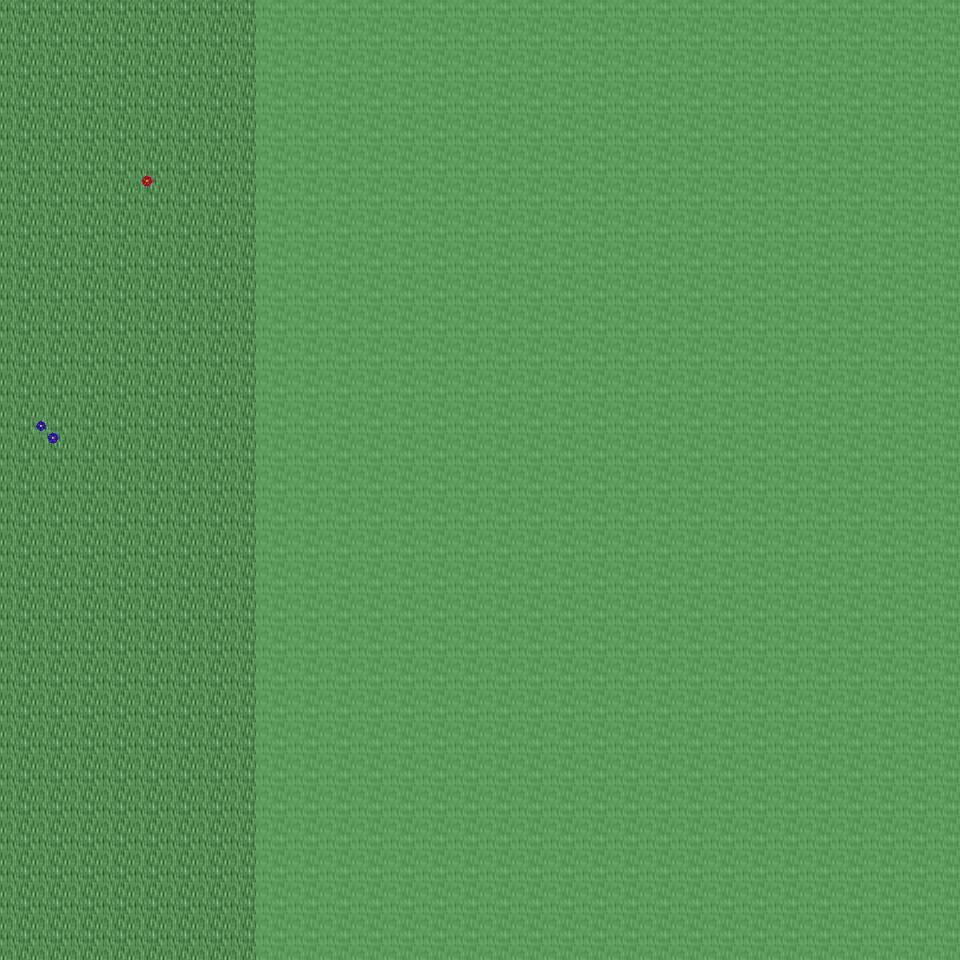

This game map was drawn from its Tiled (.tmx) file and the tilesets committed beside it. A one-line description and the trimmed map source follow:
An orthogonal 30x30 tile map with 32x32 px tiles, 6 tile layers (Ground, Object, Object2, Above, ...), 39 tilesets and 3 objects (3x mapchange).

<map version="1.0" orientation="orthogonal" renderorder="right-down" width="30" height="30" tilewidth="32" tileheight="32" nextobjectid="4">
  <tileset firstgid="1" name="tileset_ground_ground" tilewidth="32" tileheight="32" tilecount="33" columns="3">
    <image source="../drawable/tileset_ground_ground.png" width="96" height="352" />
  </tileset>
  <tileset firstgid="34" name="tileset_building_wall_old_wood" tilewidth="32" tileheight="32" tilecount="9" columns="3">
    <image source="../drawable/tileset_building_wall_old_wood.png" width="96" height="96" />
  </tileset>
  <tileset firstgid="43" name="tileset_building_fence_fence_wooden" tilewidth="32" tileheight="32" tilecount="12" columns="3">
    <image source="../drawable/tileset_building_fence_fence_wooden.png" width="96" height="128" />
  </tileset>
  <tileset firstgid="55" name="tileset_building_fence_fence_chunky" tilewidth="32" tileheight="32" tilecount="21" columns="3">
    <image source="../drawable/tileset_building_fence_fence_chunky.png" width="96" height="224" />
  </tileset>
  <tileset firstgid="76" name="tileset_plant_stump_stump_brown" tilewidth="32" tileheight="32" tilecount="4" columns="2">
    <image source="../drawable/tileset_plant_stump_stump_brown.png" width="64" height="64" />
  </tileset>
  <tileset firstgid="80" name="tileset_ground_earth_edges" tilewidth="32" tileheight="32" tilecount="18" columns="6">
    <image source="../drawable/tileset_ground_earth_edges.png" width="192" height="96" />
  </tileset>
  <tileset firstgid="98" name="tileset_ground_grass_corners" tilewidth="32" tileheight="32" tilecount="24" columns="6">
    <image source="../drawable/tileset_ground_grass_corners.png" width="192" height="128" />
  </tileset>
  <tileset firstgid="122" name="tileset_ground_grass_edges" tilewidth="32" tileheight="32" tilecount="36" columns="12">
    <image source="../drawable/tileset_ground_grass_edges.png" width="384" height="96" />
  </tileset>
  <tileset firstgid="158" name="tileset_plant_tree_apple_tree" tilewidth="32" tileheight="32" tilecount="9" columns="3">
    <image source="../drawable/tileset_plant_tree_apple_tree.png" width="96" height="96" />
  </tileset>
  <tileset firstgid="167" name="tileset_plant_tree_chestnut_tree" tilewidth="32" tileheight="32" tilecount="20" columns="4">
    <image source="../drawable/tileset_plant_tree_chestnut_tree.png" width="128" height="160" />
  </tileset>
  <tileset firstgid="187" name="tileset_plant_tree_crack_willow" tilewidth="32" tileheight="32" tilecount="20" columns="4">
    <image source="../drawable/tileset_plant_tree_crack_willow.png" width="128" height="160" />
  </tileset>
  <tileset firstgid="207" name="tileset_furniture_chair_bench_iron" tilewidth="32" tileheight="32" tilecount="4" columns="2">
    <image source="../drawable/tileset_furniture_chair_bench_iron.png" width="64" height="64" />
  </tileset>
  <tileset firstgid="211" name="tileset_furniture_chair_bench_iron_reverse" tilewidth="32" tileheight="32" tilecount="4" columns="2">
    <image source="../drawable/tileset_furniture_chair_bench_iron_reverse.png" width="64" height="64" />
  </tileset>
  <tileset firstgid="215" name="tileset_object_hay_cart" tilewidth="32" tileheight="32" tilecount="1" columns="1">
    <image source="../drawable/tileset_object_hay_cart.png" width="32" height="32" />
  </tileset>
  <tileset firstgid="216" name="tileset_building_wall_walls_siding" tilewidth="32" tileheight="32" tilecount="16" columns="4">
    <image source="../drawable/tileset_building_wall_walls_siding.png" width="128" height="128" />
  </tileset>
  <tileset firstgid="232" name="tileset_building_roof_brown" tilewidth="32" tileheight="32" tilecount="20" columns="5">
    <image source="../drawable/tileset_building_roof_brown.png" width="160" height="128" />
  </tileset>
  <tileset firstgid="252" name="tileset_building_door_door" tilewidth="32" tileheight="32" tilecount="6" columns="3">
    <image source="../drawable/tileset_building_door_door.png" width="96" height="64" />
  </tileset>
  <tileset firstgid="258" name="tileset_item_tools" tilewidth="32" tileheight="32" tilecount="9" columns="3">
    <image source="../drawable/tileset_item_tools.png" width="96" height="96" />
  </tileset>
  <tileset firstgid="267" name="tileset_ground_cobbled_paving" tilewidth="32" tileheight="32" tilecount="1" columns="1">
    <image source="../drawable/tileset_ground_cobbled_paving.png" width="32" height="32" />
  </tileset>
  <tileset firstgid="268" name="tileset_item_bazaar_produce" tilewidth="32" tileheight="32" tilecount="4" columns="2">
    <image source="../drawable/tileset_item_bazaar_produce.png" width="64" height="64" />
  </tileset>
  <tileset firstgid="272" name="tileset_item_sacks" tilewidth="32" tileheight="32" tilecount="2" columns="2">
    <image source="../drawable/tileset_item_sacks.png" width="64" height="32" />
  </tileset>
  <tileset firstgid="274" name="tileset_building_barnyard" tilewidth="32" tileheight="32" tilecount="200" columns="8">
    <image source="../drawable/tileset_building_barnyard.png" width="256" height="800" />
  </tileset>
  <tileset firstgid="474" name="tileset_plant_flower_planted_containers" tilewidth="32" tileheight="32" tilecount="16" columns="4">
    <image source="../drawable/tileset_plant_flower_planted_containers.png" width="128" height="128" />
  </tileset>
  <tileset firstgid="490" name="tileset_furniture_chair_wooden_rustic" tilewidth="32" tileheight="32" tilecount="8" columns="4">
    <image source="../drawable/tileset_furniture_chair_wooden_rustic.png" width="128" height="64" />
  </tileset>
  <tileset firstgid="498" name="tileset_furniture_table_brick_base" tilewidth="32" tileheight="32" tilecount="3" columns="3">
    <image source="../drawable/tileset_furniture_table_brick_base.png" width="96" height="32" />
  </tileset>
  <tileset firstgid="501" name="tileset_building_stairs_wooden_stairs" tilewidth="32" tileheight="32" tilecount="9" columns="3">
    <image source="../drawable/tileset_building_stairs_wooden_stairs.png" width="96" height="96" />
  </tileset>
  <tileset firstgid="510" name="tileset_plant_tree_maple_tree" tilewidth="32" tileheight="32" tilecount="72" columns="8">
    <image source="../drawable/tileset_plant_tree_maple_tree.png" width="256" height="288" />
  </tileset>
  <tileset firstgid="582" name="tileset_building_decoration_chimney_big" tilewidth="32" tileheight="32" tilecount="2" columns="1">
    <image source="../drawable/tileset_building_decoration_chimney_big.png" width="32" height="64" />
  </tileset>
  <tileset firstgid="584" name="tileset_logic_collision" tilewidth="32" tileheight="32" tilecount="1" columns="1">
    <image source="../drawable/tileset_logic_collision.png" width="32" height="32" />
  </tileset>
  <tileset firstgid="585" name="tileset_plant_bush_bushes" tilewidth="32" tileheight="32" tilecount="10" columns="5">
    <image source="../drawable/tileset_plant_bush_bushes.png" width="160" height="64" />
  </tileset>
  <tileset firstgid="595" name="tileset_plant_flower_daisy_blue" tilewidth="32" tileheight="32" tilecount="8" columns="2">
    <image source="../drawable/tileset_plant_flower_daisy_blue.png" width="64" height="128" />
  </tileset>
  <tileset firstgid="603" name="tileset_plant_flower_daisy_red" tilewidth="32" tileheight="32" tilecount="8" columns="2">
    <image source="../drawable/tileset_plant_flower_daisy_red.png" width="64" height="128" />
  </tileset>
  <tileset firstgid="611" name="tileset_plant_flower_daisy_white" tilewidth="32" tileheight="32" tilecount="8" columns="2">
    <image source="../drawable/tileset_plant_flower_daisy_white.png" width="64" height="128" />
  </tileset>
  <tileset firstgid="619" name="tileset_plant_flower_daisy_yellow" tilewidth="32" tileheight="32" tilecount="8" columns="2">
    <image source="../drawable/tileset_plant_flower_daisy_yellow.png" width="64" height="128" />
  </tileset>
  <tileset firstgid="627" name="tileset_plant_tree_tree_darkgreen" tilewidth="32" tileheight="32" tilecount="88" columns="8">
    <image source="../drawable/tileset_plant_tree_tree_darkgreen.png" width="256" height="352" />
  </tileset>
  <tileset firstgid="715" name="tileset_ground_green_paving" tilewidth="32" tileheight="32" tilecount="18" columns="3">
    <image source="../drawable/tileset_ground_green_paving.png" width="96" height="192" />
  </tileset>
  <tileset firstgid="733" name="tileset_item_hen_nest" tilewidth="32" tileheight="32" tilecount="1" columns="1">
    <image source="../drawable/tileset_item_hen_nest.png" width="32" height="32" />
  </tileset>
  <tileset firstgid="734" name="tileset_item_firewood" tilewidth="32" tileheight="32" tilecount="12" columns="3">
    <image source="../drawable/tileset_item_firewood.png" width="96" height="128" />
  </tileset>
  <tileset firstgid="746" name="tileset_furniture_sink_manger" tilewidth="32" tileheight="32" tilecount="18" columns="6">
    <image source="../drawable/tileset_furniture_sink_manger.png" width="192" height="96" />
  </tileset>
  <layer name="Ground" width="30" height="30">
    <data>[900 cells, 900 non-empty, 2 distinct tile ids]</data>
  </layer>
  <layer name="Object" width="30" height="30">
    <data>[900 cells, 135 non-empty, 21 distinct tile ids]</data>
  </layer>
  <layer name="Object2" width="30" height="30">
    <data>[900 cells, 20 non-empty, 9 distinct tile ids]</data>
  </layer>
  <layer name="Above" width="30" height="30">
    <data>[900 cells, 277 non-empty, 29 distinct tile ids]</data>
  </layer>
  <layer name="Above2" width="30" height="30">
    <data>[900 cells, 4 non-empty, 4 distinct tile ids]</data>
  </layer>
  <layer name="Walkable" width="30" height="30">
    <data>[900 cells, 660 non-empty, 1 distinct tile ids]</data>
  </layer>
  <objectgroup name="MapEvents">
    <object id="1" name="north" type="mapchange" x="0" y="0" width="256" height="32">
      <properties>
        <property name="map" value="0_ados_mountain_n2_w2_x4_y2" />
        <property name="place" value="south" />
      </properties>
    </object>
    <object id="2" name="south" type="mapchange" x="0" y="928" width="256" height="32">
      <properties>
        <property name="map" value="0_ados_mountain_n2_w2_x4_y4" />
        <property name="place" value="north" />
      </properties>
    </object>
    <object id="3" name="west" type="mapchange" x="0" y="0" width="32" height="960">
      <properties>
        <property name="map" value="0_ados_mountain_n2_w2_x3_y3" />
        <property name="place" value="east" />
      </properties>
    </object>
  </objectgroup>
</map>
